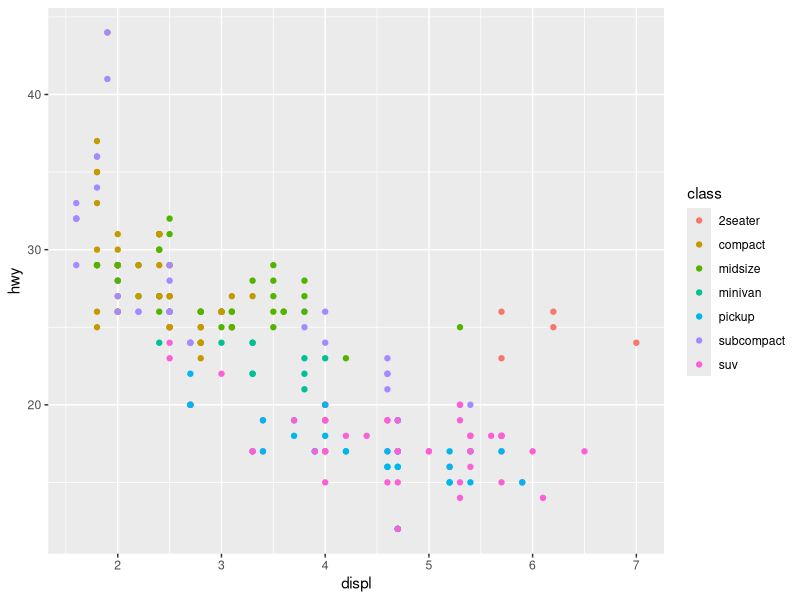
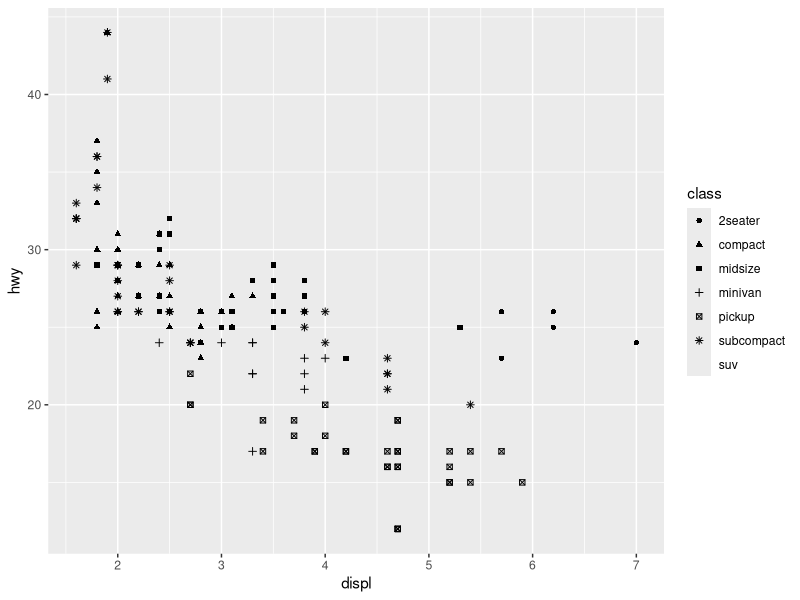
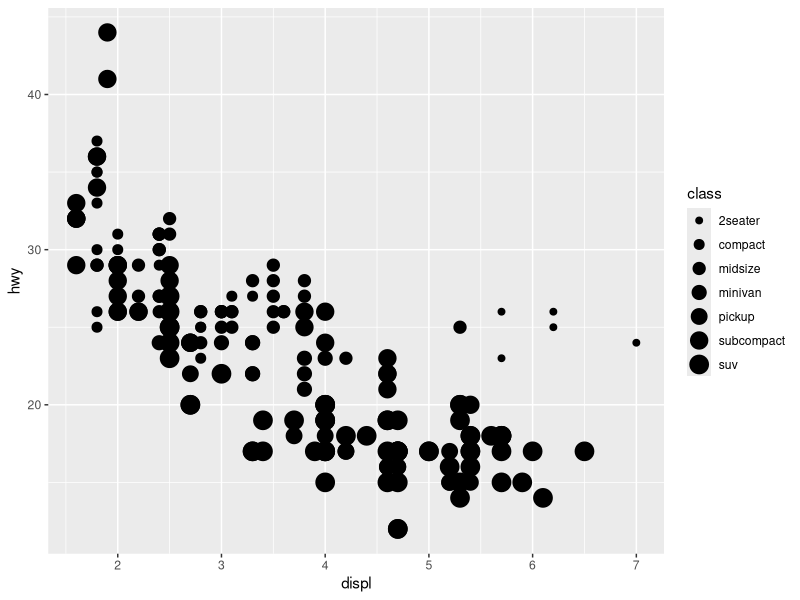
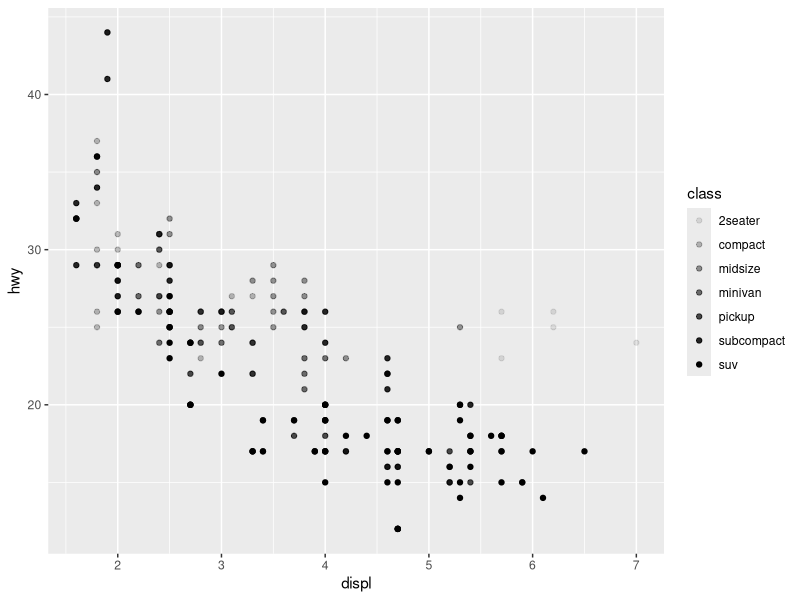
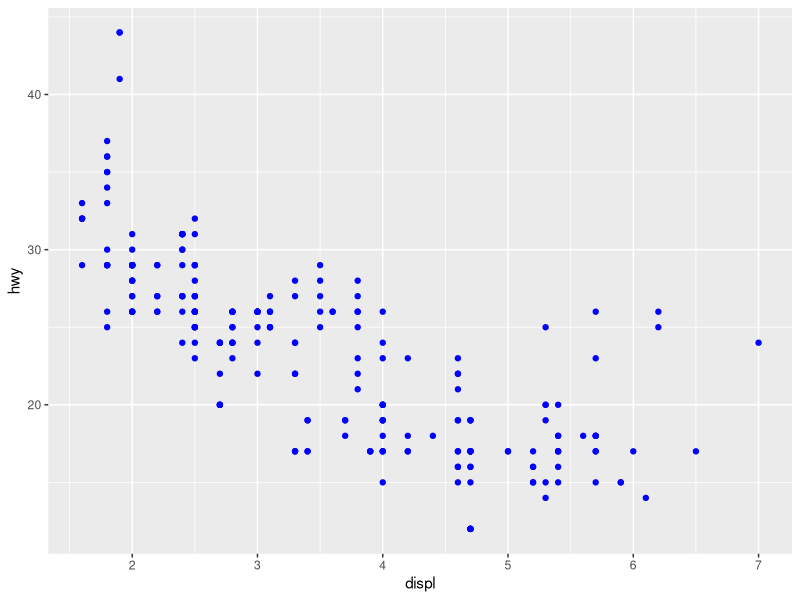
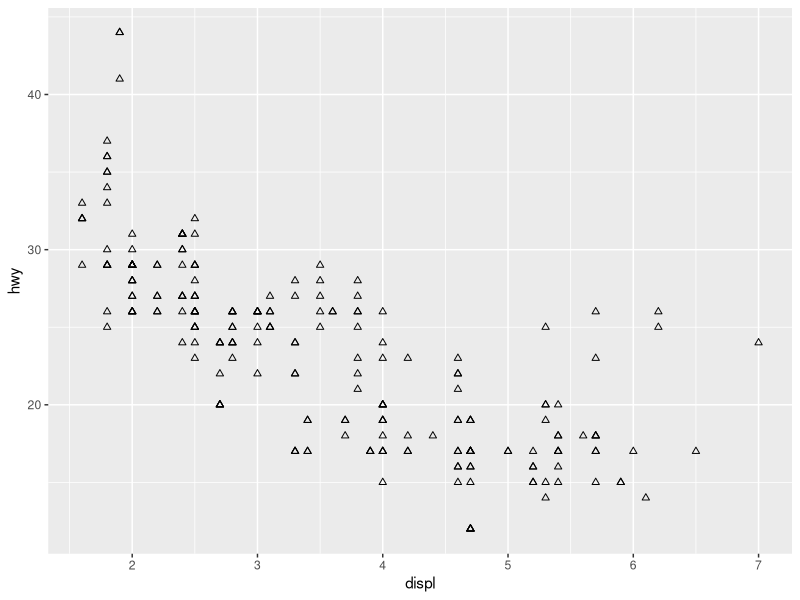
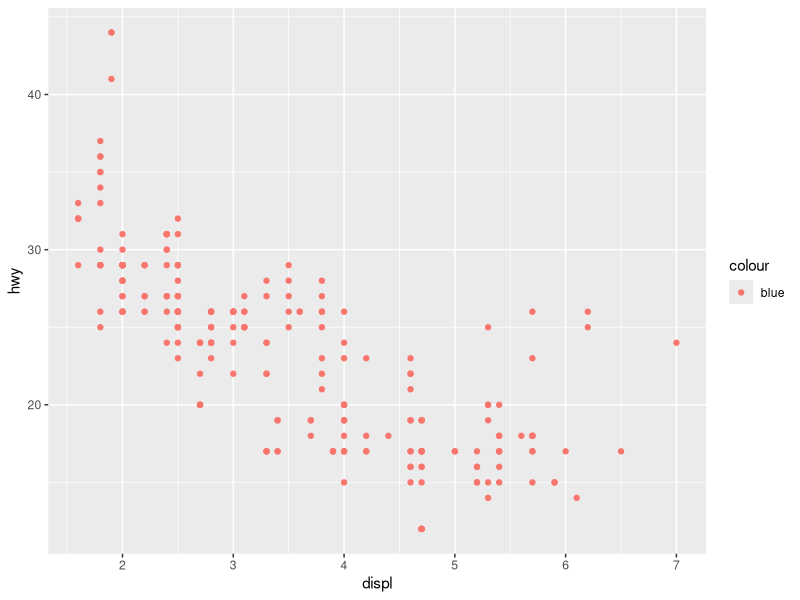
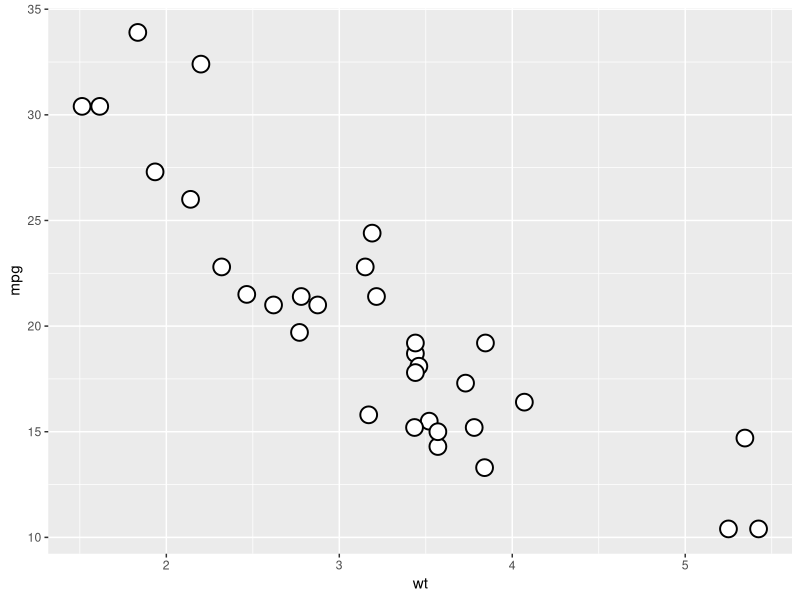

Generate these figures, in order, with R: (Note: this script raises an error after producing the figures.)


# ch10-Layers

# 10.1 Intro -------------------------------------------------------------------

library("tidyverse")




# 10.2 Aesthetic mappings ------------------------------------------------------

mpg

# Left
ggplot(mpg, aes(x = displ, y = hwy, color = class)) +
  geom_point()

# Right
ggplot(mpg, aes(x = displ, y = hwy, shape = class)) +
  geom_point()

# Left
ggplot(mpg, aes(x = displ, y = hwy, size = class)) +
  geom_point()

# Right
ggplot(mpg, aes(x = displ, y = hwy, alpha = class)) +
  geom_point()

ggplot(mpg, aes(x = displ, y = hwy)) + 
  geom_point(color = "blue")

# More info...
# https://ggplot2.tidyverse.org/articles/ggplot2-specs.html


# 10.2.1 Exercises -------------------------------------------------------------

# 1. Create a scatterplot of hwy vs. displ where the points are pink 
# filled in triangles.

ggplot(mpg, aes(x = displ, y = hwy)) + 
  geom_point(shape = 24) 

# 2. Why did the following code not result in a plot with blue points?

ggplot(mpg) + 
  geom_point(aes(x = displ, y = hwy, color = "blue"))

# The aes() needs to be specified for ggplot, not the geom.

# 3. What does the stroke aesthetic do? What shapes does it 
# work with? (Hint: use ?geom_point)

# Stroke refers to width of the line used to draw the geom

?geom_point

ggplot(mtcars, aes(wt, mpg)) +
  geom_point(shape = 21, colour = "black", fill = "white", size = 5, stroke = 1)


# 4. What happens if you map an aesthetic to something other than a variable 
# name, like aes(color = displ < 5)? Note, you’ll also need to specify x and y.



#ggplot(mtcars, aes(wt, mpg, color = displ < 5)) +
#  geom_point()
   

# It throws an error saying object 'displ' not found


# 10.3. Geometric objects ------------------------------------------------------

# Left
ggplot(mpg, aes(x = displ, y = hwy)) + 
  geom_point()

# Right
ggplot(mpg, aes(x = displ, y = hwy)) + 
  geom_smooth()

# loess - locally estimated scatterplot smoothing


# aesthetics are often geom specific

# shape is silently ignored
ggplot(mpg, aes(x = displ, y = hwy, shape = drv)) + 
  geom_smooth()

# linetype is used
ggplot(mpg, aes(x = displ, y = hwy, linetype = drv)) + 
  geom_smooth()


# Adding the points data

ggplot(mpg, aes(x = displ, y = hwy, color = drv)) + 
  geom_point() +
  geom_smooth(aes(linetype = drv))

typeof(mpg$drv)



# original plot
ggplot(mpg, aes(x = displ, y = hwy)) +
  geom_smooth()

# including group
ggplot(mpg, aes(x = displ, y = hwy)) +
  geom_smooth(aes(group = drv))

# implicit handling of groups
ggplot(mpg, aes(x = displ, y = hwy)) +
  geom_smooth(aes(color = drv), show.legend = FALSE)


# Mappings within the geom are specific to that geom

ggplot(mpg, aes(x = displ, y = hwy)) + 
  geom_point(aes(color = class)) + 
  geom_smooth()


# Using different data within geoms

ggplot(mpg, aes(x = displ, y = hwy)) + 
  geom_point() + 
  geom_point(
    data = mpg |> filter(class == "2seater"), 
    color = "red"
  ) +
  geom_point(
    data = mpg |> filter(class == "2seater"), 
    shape = "circle open", size = 3, color = "red"
  )

# Geoms are the building blocks of ggplot

# histogram
ggplot(mpg, aes(x = hwy)) +
  geom_histogram(binwidth = 2)

# density
ggplot(mpg, aes(x = hwy)) +
  geom_density()

# boxplot
ggplot(mpg, aes(x = hwy)) +
  geom_boxplot()




# further information...

# https://ggplot2.tidyverse.org/reference/

# https://exts.ggplot2.tidyverse.org/gallery/

# for gggrids
# https://wilkelab.org/ggridges/

# for individual geom
?geom_smooth

# new geom and mapping same variable to multiple aesthetics

library(ggridges)

ggplot(mpg, aes(x = hwy, y = drv, fill = drv, color = drv)) +
  geom_density_ridges(alpha = 0.5, show.legend = FALSE)


# 10.3.1 Exercises -------------------------------------------------------------

# 1. What geom would you use to draw a line chart? A boxplot? A histogram? An area chart?

# line chart
# geom_smooth

# boxplot
# geom_boxplot

# historgram
# geom_histogram

# area chart
# geom_density()

# 2. Earlier in this chapter we used show.legend without explaining it:

ggplot(mpg, aes(x = displ, y = hwy)) +
  geom_smooth(aes(color = drv),) # show.legend = TRUE)

# What does show.legend = FALSE do here? What happens if you remove it? Why do you think we used it earlier?

# It removes the legend for drv. If you remove it, it plots a legend. If you include it as FALSE, it plots
# the same as group = drv

# 3.What does the se argument to geom_smooth() do? It probably plots standard error area around the line.

# 4. Recreate the R code necessary to generate the following graphs. Note that wherever a categorical 
# variable is used in the plot, it’s drv.

ggplot(mpg, aes(x = displ, y = hwy)) + 
  geom_point() + 
  geom_smooth()

ggplot(mpg, aes(x = displ, y = hwy)) + 
  geom_point() + 
  geom_smooth(aes(group = drv))

ggplot(mpg, aes(x = displ, y = hwy)) + 
  geom_point(aes(x = displ, y = hwy, color = drv)) + 
  geom_smooth(aes(linetype = drv))

ggplot(mpg, aes(x = displ, y = hwy)) + 
  geom_point(aes(x = displ, y = hwy, color = drv)) 


# 10.4 Facets ------------------------------------------------------------------


ggplot(mpg, aes(x = displ, y = hwy)) + 
  geom_point() + 
  facet_wrap(~cyl)


# facets drv by cyl

ggplot(mpg, aes(x = displ, y = hwy)) + 
  geom_point() + 
  facet_grid(drv ~ cyl)

# allowing scales to be independent of each other

ggplot(mpg, aes(x = displ, y = hwy)) + 
  geom_point() + 
  facet_grid(drv ~ cyl, scales = "free_y")


# 10.4.1 Exercises

# 1. What happens if you facet on a continuous variable?

glimpse(mpg)

ggplot(mpg, aes(x = displ, y = hwy)) + 
  geom_point() + 
  facet_wrap(~displ)

# it attempts to plot a facet for each value

# 2. What do the empty cells in plot with facet_grid(drv ~ cyl) mean? 
# Run the following code. How do they relate to the resulting plot?

ggplot(mpg) + 
  geom_point(aes(x = drv, y = cyl))

# They represent combinations of drv and cyl for which there are no data.

# 3. What plots does the following code make? What does . do?

ggplot(mpg) + 
  geom_point(aes(x = displ, y = hwy)) +
  facet_grid(drv ~ .)

# the . indicates no column of facets, only rows

ggplot(mpg) + 
  geom_point(aes(x = displ, y = hwy)) +
  facet_grid(. ~ cyl)

# the . indicates no row of facets, only columns

# 4. Take the first faceted plot in this section:

ggplot(mpg) + 
  geom_point(aes(x = displ, y = hwy)) + 
  facet_wrap(~ class, nrow = 2)

# What are the advantages to using faceting instead of the color aesthetic? 

# You can use a 508 compliant display? Its easier to read

#   What are the disadvantages? How might the balance change if you had a larger dataset?

# Small datasets may occupy only a small part of the graph. This problem may diminish
# increasing sample size.

# 5. Read ?facet_wrap. What does nrow do? What does ncol do? 

# They specify the number of rows and columns for the facet display

# What other options control the layout of the individual panels? 

# as.table

# Why doesn’t facet_grid() have nrow and ncol arguments?

# Variables are assigned to row and column

?facet_grid


# 6. Which of the following plots makes it easier to compare engine size (displ) 
# across cars with different drive trains? What does this say about when 
# to place a faceting variable across rows or columns?

# The first plot with the distributions stacked by row. Using faceting by row
# is better for looking at histogram distributions.

ggplot(mpg, aes(x = displ)) + 
  geom_histogram() + 
  facet_grid(drv ~ .)

ggplot(mpg, aes(x = displ)) + 
  geom_histogram() +
  facet_grid(. ~ drv)

# 7. Recreate the following plot using facet_wrap() instead of facet_grid(). 
# How do the positions of the facet labels change?

ggplot(mpg) + 
  geom_point(aes(x = displ, y = hwy)) +
  facet_grid(drv ~ .)


ggplot(mpg) + 
  geom_point(aes(x = displ, y = hwy)) + 
  facet_wrap(~ drv, nrow = 3)



# 10.5 Statistical transformations ---------------------------------------------


ggplot(diamonds, aes(x = cut)) + 
  geom_bar()

# see the count stat for the geom_bar

?geom_bar

# Overriding the default stat, count, to use identity, lets us access the
# values from the the height of the bars

diamonds |>
  count(cut) |>
  ggplot(aes(x = cut, y = n)) +
  geom_bar(stat = "identity")

# Overriding the default mapping from transformed variables to aesthetics. 
# Displaying a bar chart of proportions, rather than counts

ggplot(diamonds, aes(x = cut, y = after_stat(prop), group = 1)) + 
  geom_bar()

# Using stat_summary() which summarizes the y values for each unique x value, 
# to draw attention to the summary

ggplot(diamonds) + 
  stat_summary(
    aes(x = cut, y = depth),
    fun.min = min,
    fun.max = max,
    fun = median
  )

?stat_boxplot


ggplot(diamonds) + 
  stat_boxplot(
    aes(x = cut, y = depth),
    fun.min = min,
    fun.max = max,
    fun = median
  )


glimpse(diamonds)


# 10.5.1 Exercises

# 1. What is the default geom associated with stat_summary()? How could you 
# rewrite the previous plot to use that geom function instead of the 
# stat function?

?stat_summary

# The geometric object to use to display the data, either as a ggproto 
# Geom subclass or as a string naming the geom stripped of the geom_ 
# prefix (e.g. "point" rather than "geom_point")

# 2. What does geom_col() do? How is it different from geom_bar()?

ggplot(diamonds, aes(x = cut)) + 
  geom_bar()

ggplot(diamonds, aes(x = cut, y = depth )) +
  geom_col()

?geom_col()

# geom_col requires you to specify a y value

# 3. Most geoms and stats come in pairs that are almost always used in concert. 
# Make a list of all the pairs. What do they have in common? 
# (Hint: Read through the documentation.)

# Each has a corresponding stat that it uses as a default. The stat is 
# designed to meet the statistical requirements of the geom

?geom_bar
# stat_count

?geom_boxplot
# stat_boxplot

?geom_col
#stat_count

?geom_density
# stat_density

?geom_point
# stat = "identity"

# 4. What variables does stat_smooth() compute? What arguments control 
# its behavior

?geom_smooth

# arguments include 
# position = identity
# level = 0.95

# it returns the standard error by default, but can return confidence interval 
# set by level for loess() or glm()

# 5. In our proportion bar chart, we need to set group = 1. Why? In other words, 
# what is the problem with these two graphs?

ggplot(diamonds, aes(x = cut, y = after_stat(prop))) + 
  geom_bar()
ggplot(diamonds, aes(x = cut, fill = color, y = after_stat(prop))) + 
  geom_bar()

# It looks like the proportions and frequencies are relative to themselves, 
# but not each other. So there is no grouping of the data. Here are the
# same plots with group = 1.

ggplot(diamonds, aes(x = cut, y = after_stat(prop), group = 1)) + 
  geom_bar()

ggplot(diamonds, aes(x = cut, fill = color, y = after_stat(prop), group = 1)) + 
  geom_bar()

# fill is not working here...

glimpse(diamonds)



# 10.6 Position adjustments

# Using the color aesthetic

ggplot(mpg, aes(x = drv, color = drv)) + 
  geom_bar()

# Using the fill aesthetic

ggplot(mpg, aes(x = drv, fill = drv)) + 
  geom_bar()

# Class allows the colors to be automatically stacked

ggplot(mpg, aes(x = drv, fill = class)) + 
  geom_bar()


# Position = "identity", classes overlap


ggplot(mpg, aes(x = drv, fill = class)) + 
  geom_bar(alpha = 1/5, position = "identity")


ggplot(mpg, aes(x = drv, color = class)) + 
  geom_bar(fill = NA, position = "identity")


# identity works better for 2d plots like points where it 
# is the default


# fill - for comparing proportions

ggplot(mpg, aes(x = drv, fill = class)) + 
  geom_bar(position = "fill")

# dodge - places overlapping things beside each other

ggplot(mpg, aes(x = drv, fill = class)) + 
  geom_bar(position = "dodge")


# jitter - to show points hidden by overplotting

ggplot(mpg, aes(x = displ, y = hwy)) + 
  geom_point(position = "jitter")

# for more info

?position_dodge

?position_fill

?position_jitter

?position_identity # default - don't do anything

?position_stack

# 10.6.1. Exercises

# 1. What is the problem with the following plot? How could you improve it?

ggplot(mpg, aes(x = cty, y = hwy)) + 
  geom_point()

# The plot above overplots many points so they are hidden beneath each other.
# Jitter shows the extent of the sample size

ggplot(mpg, aes(x = cty, y = hwy)) + 
  geom_point(position = "jitter")

# 2. What, if anything, is the difference between the two plots? Why?

ggplot(mpg, aes(x = displ, y = hwy)) +
  geom_point()

ggplot(mpg, aes(x = displ, y = hwy)) +
  geom_point(position = "identity")

# They look the same. Identity is the default for scatterplots

# 3. What are the parameters to geom_jitter() control the amount of jittering?

?position_jitter

# width, height and seed. Seed is to start random numbers

# 4. Compare and contrast geom_jitter() with geom_count().


ggplot(mpg, aes(x = displ, y = hwy)) +
  geom_jitter()

ggplot(mpg, aes(x = displ, y = hwy)) +
  geom_count()

# Count makes to points bigger or smaller depending on their frequency

# 5. What’s the default position adjustment for geom_boxplot()? Create a 
# visualization of the mpg dataset that demonstrates it.

ggplot(mpg) +
  geom_boxplot(aes(x = displ, y = hwy, group = drv))

glimpse(mpg)

?geom_boxplot

# The default position is dodge2, you get just one box.

?position_dodge2

# Unlike position_dodge(), position_dodge2() works without a grouping variable in a layer. 


# 10.7 Coordinate systems ------------------------------------------------------

# coord_quickmap() sets the aspect ratio correctly for geographic maps

nz <- map_data("nz")

ggplot(nz, aes(x = long, y = lat, group = group)) +
  geom_polygon(fill = "white", color = "black")

ggplot(nz, aes(x = long, y = lat, group = group)) +
  geom_polygon(fill = "white", color = "black") +
  coord_quickmap()

# coord_polar() uses polar coordinates

bar <- ggplot(data = diamonds) + 
  geom_bar(
    mapping = aes(x = clarity, fill = clarity), 
    show.legend = FALSE,
    width = 1
  ) + 
  theme(aspect.ratio = 1)

bar + coord_flip()
bar + coord_polar()

# 1. Turn a stacked bar chart into a pie chart using coord_polar().

bar <- ggplot(mpg, aes(x = drv, fill = class)) + 
  geom_bar(position = "fill")

bar

bar + coord_flip()


bar <- ggplot(data = mpg) + 
  geom_bar(mapping = aes(x = drv, fill = drv),
           show.legend = FALSE,
           width = 1) + 
  theme(aspect.ratio = 1)
  
bar

bar + coord_flip()
bar + coord_polar()

bar <- ggplot(mpg, aes(x = factor(1), fill = class)) + 
  geom_bar(width = 1)

bar + coord_polar(theta = "y")

pie <- ggplot(mtcars, aes(x = factor(1), fill = factor(cyl))) +
  geom_bar(width = 1)

pie + coord_polar(theta = "y")

pie

?coord_polar() # Need to read this...

# 2. What’s the difference between coord_quickmap() and coord_map()?


nz <- map_data("nz")

ggplot(nz, aes(x = long, y = lat, group = group)) +1
  geom_polygon(fill = "white", color = "black")

ggplot(nz, aes(x = long, y = lat, group = group)) +
  geom_polygon(fill = "white", color = "black") +
  coord_quickmap()

?coord_map

# From the help from coord_Map(), coord_quickmap() is a quick approximation 
# that does preserve straight lines. It works best for smaller areas closer 
# to the equator.

# 3. What does the following plot tell you about the relationship 
# between city and highway mpg? Why is coord_fixed() important? What does 
# geom_abline() do?

ggplot(data = mpg, mapping = aes(x = cty, y = hwy)) +
  geom_point() + 
  geom_abline() +
  coord_fixed()

# Cars generally have higher mpg thna city mpg.

# coord_fixed() fixes the aspect ration between x and y coordinates. The default
# ration is 1:1 which, in this example, allows you to directly compare highway 
# and city mpg. 

# geom_abline() adds a referencee line at the 1:1 ratio.



# 10.8 The layered grammer of graphics -----------------------------------------

# Template

# ggplot(data = <DATA>) + 
#   <GEOM_FUNCTION>(
#    mapping = aes(<MAPPINGS>),
#    stat = <STAT>, 
#    position = <POSITION>
#  ) +
#  <COORDINATE_FUNCTION> +
#  <FACET_FUNCTION>

# ggplot2 will provide useful defaults for everything except 
# 1) the data, 2) the mappings, and 3) the geom function

# grammar of graphics
# -------------------
#  - dataset 
#  - geom 
#  - a set of mappings 
#  - a stat 
#  - a position adjustment 
#  - a coordinate system
#  - a faceting scheme 
#  - a theme.





















